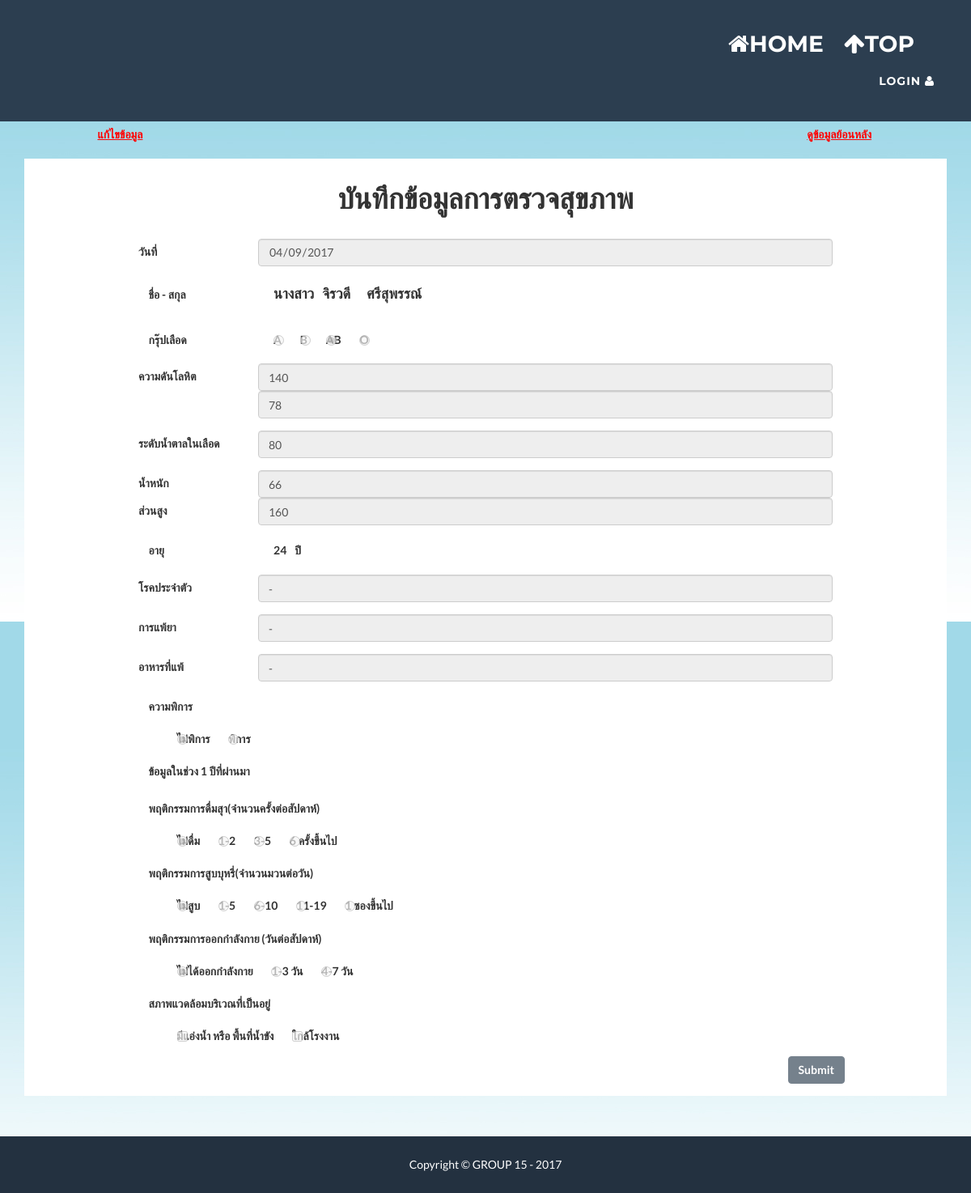
Screenshot of /adddata-old-case.php?id=1120911201921 with the database file from the repository.
### tables this page shows
CREATE TABLE `health_info` (
  `Hcid` varchar(13) NOT NULL,
  `Years` year(4) NOT NULL,
  `Date_of_Health` date NOT NULL,
  `Blood_group` char(2) NOT NULL,
  `BP_SYS` int(3) NOT NULL,
  `BP_DIA` int(3) NOT NULL,
  `FBS` int(3) NOT NULL,
  `Weight` double(5,0) NOT NULL,
  `Height` double(6,0) NOT NULL,
  `Chronic_Disease` varchar(150) NOT NULL,
  `Intolerance` varchar(150) NOT NULL,
  `Food_allergies` varchar(150) NOT NULL,
  `Disability` int(1) NOT NULL,
  `BOA` int(1) NOT NULL,
  `BOS` int(1) NOT NULL,
  `Exercise` int(1) NOT NULL,
  `Water_area` int(1) NOT NULL,
  `Near_factory` int(1) NOT NULL
);

CREATE TABLE `person` (
  `Citizen_ID` varchar(13) NOT NULL,
  `Title` varchar(7) NOT NULL,
  `Fname` varchar(50) NOT NULL,
  `Lname` varchar(50) NOT NULL,
  `Birth_date` date NOT NULL,
  `Tel` varchar(10) NOT NULL,
  `Education` int(5) NOT NULL,
  `Job` int(5) NOT NULL,
  `Salary` int(5) NOT NULL,
  `RWO` varchar(10) NOT NULL,
  `Hid` varchar(11) NOT NULL
);

### adddata-old-case.php (the view, shortened to what this page needs)
<?php include "head.php" ?>
<?php include "connection.php" ?>
<?php
    $id = $_GET['id'];
?>
<?php
    $sql = "SELECT * FROM health_info WHERE Hcid = '$id' ";
    $result = mysqli_query($con,$sql);
    while($row = mysqli_fetch_array($result)){
        $id = $row["Hcid"];
        $d = $row["Date_of_Health"];
        $w = $row["Weight"];
        $h = $row["Height"];
        $bg = $row["Blood_group"];
        $dis= $row["Disability"];
        $into = $row["Intolerance"];
        $food = $row["Food_allergies"];
        $sys = $row["BP_SYS"];
        $dia = $row["BP_DIA"];
        $fbs = $row["FBS"];
        $chr = $row["Chronic_Disease"];
        $bos = $row["BOS"];
        $boa = $row["BOA"];
        $ex = $row["Exercise"];
        $wa = $row["Water_area"];
        $nf = $row["Near_factory"];
    }
?>
<?php
        if(isset($_SESSION['PHP_SELF'])){
        $p = htmlspecialchars($_SESSION['PHP_SELF']);
    }else{
        $p = '';
    }
?>
<div>
<div class="row">
<div class="form-check form-group col" style="margin-left:10%">
    <label class="col-form-label"><?php echo "<a href='adddata-old-case-edit.php?id=$id' style='color: red'>"?><u>แก้ไขข้อมูล</u></a></label>
  </div>
  <div class="form-check form-group col" style="margin-right:10%" align="right">
    <label class="col-form-label"><?php echo "<a href='adddata-old-case-view.php?id=$id' style='color: red'>"?><u>ดูข้อมูลย้อนหลัง</u></a></label>
  </div>
</div>
    <div class="container" style="background:white" d>
      <div class="row">
        <div class="col-lg-12">
          <div style="width:100%" >
            <div align="center" style="padding-top:10px;padding-bottom:20px"><h1>บันทึกข้อมูลการตรวจสุขภาพ</h1></div>
            <form name="myForm" action="<?$p?>" method="post" onsubmit="return validateForm()">
              <div class="form-group row" style="margin-left:10%;margin-right:10%" id="lname_div">
            <label class="col-2 col-form-label">วันที่</label>
            <div class="col-10">
              <?php echo "<input disabled ='' class='form-control' type='date' class='form-control' id='date' placeholder='Date' maxlength='0' value='$d'>"?>
            </div>
            </div>
            <?php
                $sql = "SELECT Title,Fname,Lname, Year(CURRENT_DATE)-Year(Birth_date) AS Age FROM person WHERE Citizen_ID = '$id'";
                $result = mysqli_query($con,$sql);
                while($row = mysqli_fetch_array($result)){
                    $title = $row["Title"];
                    $fname = $row["Fname"];
                    $lname = $row["Lname"];
                    $age = $row["Age"];
                }
            ?>
              <div class="form-check form-group row" style="margin-left:10%">
                <label class="col-2 col-form-label">ชื่อ - สกุล</label>
                <label class="form-check-label">
                  <h4><label style="padding-right:10px">
                    <?php echo $title; ?>
                      </label><label style="padding-right:20px">
                      <?php
                         echo $fname;
                      ?>
                      </label><label>
                      <?php
                        echo $lname;
                      ?>
                      </label></h4>
                </label>
              </div>
              <div class="form-check form-group row" style="margin-left:10%">
                <label class="col-2 col-form-label">กรุ๊ปเลือด</label>
                <label class="form-check-label">
                  <input disabled="" class="form-check-input" type="radio" name="BloodGroup" id="inlineRadioA" value='$bg' <?php if($bg == 'A') echo "checked"; ?>>A
                </label>
                <label class="form-check-label" style="margin-left:2%">
                  <input disabled='' class='form-check-input' type='radio' name='BloodGroup' id='inlineRadioA' value='$bg' <?php if($bg == 'B') echo "checked"; ?>>B
                </label>
                <label class="form-check-label" style="margin-left:2%">
                  <input disabled='' class='form-check-input' type='radio' name='BloodGroup' id='inlineRadioA' value='$bg'<?php if($bg == 'AB') echo "checked"; ?>>AB
                </label>
                <label class="form-check-label" style="margin-left:2%">
                  <input disabled='' class='form-check-input' type='radio' name='BloodGroup' id='inlineRadioA' value='$bg' <?php if($bg == 'O') echo "checked";?>>O
                </label>
              </div>
              <div class="form-group row" style="margin-left:10%;margin-right:10%">
                <label class="col-2 col-form-label">ความดันโลหิต</label>
                <div class="col-10">
                  <?php echo "<input disabled='' class='form-control' type='number' id='SYS' name='SYS' placeholder='SYS' min='1' max='999' value='$sys'>" ?>
                  <?php echo "<input disabled='' class='form-control' type='number' id='DIA' name='DIA'  placeholder='DIA' min='1' max='999' value='$dia'>" ?>
                </div>
              </div>
              <div class="form-group row" style="margin-left:10%;margin-right:10%">
                  <label class="col-2 col-form-label">ระดับน้ำตาลในเลือด</label>
                <div class="col-10">
                  <?php echo "<input disabled='' class='form-control' type='number' id='FBS' name='FBS' placeholder='FBS' min='1' max='999' value='$fbs'>" ?>
                </div>
              </div>
              <div class="form-group row" style="margin-left:10%;margin-right:10%">
               <label class="col-2 col-form-label">น้ำหนัก</label>
               <div class="col-10">
                <?php echo "<input disabled='' class='form-control' type='number' id='weight' name='weight' placeholder='kilogram' min='1' max='999' value='$w'>" ?>
              </div>
              <label class="col-2 col-form-label">ส่วนสูง</label>
              <div class="col-10">
                <?php echo "<input disabled='' class='form-control' type='number' id='height' name='height' placeholder='meter' min='1' max='999' value='$h'>" ?>
              </div>
            </div>
            <div class="form-check form-group row" style="margin-left:10%">
              <label class="col-2 col-form-label">อายุ</label>
              <label class="form-check-label">
                <label style="padding-right:10px">
                   <?php
                        echo $age;
                    ?>
                  </label><label style="padding-right:20px">ปี</label>
              </label>
            </div>
                <div class="form-group row" style="margin-left:10%;margin-right:10%" id="chr_div">
              <label class="col-2 col-form-label">โรคประจำตัว</label>
              <div class="col-10">
                <?php echo"<input disabled='' class='form-control' type='text' id='chr' name='chr' placeholder='โรคประจำตัว' onkeyup='clean_not_char(this)' onkeydown='clean_not_char(this)' value = '$chr'>" ?>
              </div>
          </div>
          <div class="form-group row" style="margin-left:10%;margin-right:10%" id="into_div">
              <label class="col-2 col-form-label">การแพ้ยา</label>
              <div class="col-10">
                <?php echo "<input disabled='' class='form-control' type='text' id='into' name='into' placeholder='การแพ้ยา' onkeyup='clean_not_char(this)' onkeydown='clean_not_char(this)' value = '$into'>" ?>
              </div>
          </div>
          <div class="form-group row" style="margin-left:10%;margin-right:10%" id="food_div">
              <label class="col-2 col-form-label">อาหารที่แพ้</label>
              <div class="col-10">
                <?php echo "<input disabled='' class='form-control' type='text' id='food' name='food' placeholder='อาหารที่แพ้' onkeyup='clean_not_char(this)' onkeydown='clean_not_char(this)' value='$food'>" ?>
              </div>
          </div>
              <div class="form-check form-group row" style="margin-left:10%" >
            <label class="col-8 col-form-label">ความพิการ</label>
          </div>
          <div class="form-check form-group row" style="margin-left:10%" >
            <label class="form-check-label"  style="margin-left:5%">
              <input disabled='' class='form-check-input' type='radio' name='disa' id='disa0' value='$dis' <?php if($dis == 0) echo "checked"?>>ไม่พิการ
            </label>
            <label class="form-check-label" style="margin-left:2%">
              <input disabled='' class='form-check-input' type='radio' name='disa' id='disa1' value='$dis' <?php if($dis == 1) echo "checked"?>>พิการ
            </label>
          </div>
            <div class="form-check form-group row" style="margin-left:10%">
              <label class="col-8 col-form-label">ข้อมูลในช่วง 1 ปีที่ผ่านมา</label>
            </div>
            <div class="form-check form-group row" style="margin-left:10%">
              <label class="col-8 col-form-label">พฤติกรรมการดื่มสุา(จำนวนครั้งต่อสัปดาห์)</label>
            </div>
            <div class="form-check form-group row" style="margin-left:10%">
              <label class="form-check-label" style="margin-left:5%">
                <input disabled='' class='form-check-input' type='radio' name='Drink' id='drink0' value='$boa' <?php if($boa == 0) echo "checked"?>> ไม่ดื่ม
              </label>
              <label class="form-check-label" style="margin-left:2%">
                <input disabled='' class='form-check-input' type='radio' name='Drink' id='drink1' value='$boa' <?php if($boa == 1) echo "checked"?>> 1-2
              </label>
              <label class="form-check-label" style="margin-left:2%">
                <input disabled='' class='form-check-input' type='radio' name='Drink' id='drink2' value='$boa' <?php if($boa == 2) echo "checked"?>> 3-5
              </label>
              <label class="form-check-label" style="margin-left:2%">
                <input disabled='' class='form-check-input' type='radio' name='Drink' id='drink3' value='$boa' <?php if($boa == 3) echo "checked"?>> 6 ครั้งขึ้นไป
              </label>
            </div>
            <div class="form-check form-group row" style="margin-left:10%">
              <label class="col-8 col-form-label">พฤติกรรมการสูบบุหรี่(จำนวนมวนต่อวัน)</label>
            </div>
            <div class="form-check form-group row" style="margin-left:10%">
              <label class="form-check-label"  style="margin-left:5%">
                <input disabled='' class='form-check-input' type='radio' name='Smoke' id='Smoke0' value='$bos' <?php if($bos == 0) echo "checked"?>> ไม่สูบ
              </label>
              <label class="form-check-label" style="margin-left:2%">
                <input disabled='' class='form-check-input' type='radio' name='Smoke' id='Smoke1' value='$bos' <?php if($bos == 1) echo "checked"?>> 1-5
              </label>
              <label class="form-check-label" style="margin-left:2%">
                <input disabled='' class='form-check-input' type='radio' name='Smoke' id='Smoke2' value='$bos' <?php if($bos == 2) echo "checked"?>> 6-10
              </label>
              <label class="form-check-label" style="margin-left:2%">
                <input disabled='' class='form-check-input' type='radio' name='Smoke' id='Smoke3' value='$bos' <?php if($bos == 3) echo "checked"?>> 11-19
              </label>
              <label class="form-check-label" style="margin-left:2%">
                <input disabled='' class='form-check-input' type='radio' name='Smoke' id='Smoke4' value='$bos'<?php if($bos == 4) echo "checked"?>> 1 ซองขึ้นไป
              </label>
            </div>
            <div class="form-check form-group row" style="margin-left:10%">
              <label class="col-8 col-form-label">พฤติกรรมการออกกำลังกาย (วันต่อสัปดาห์)</label>
            </div>
            <div class="form-check form-group row" style="margin-left:10%">
              <label class="form-check-label"  style="margin-left:5%">
                <input disabled='' class='form-check-input' type='radio' name='exercise' id='exercise0' value='$ex' <?php if($ex == 0) echo "checked" ?>>ไม่ได้ออกกำลังกาย
              </label>
              <label class="form-check-label" style="margin-left:2%">
                <input disabled='' class='form-check-input' type='radio' name='exercise' id='exercise1' value='$ex' <?php if($ex == 1) echo "checked"?>>1-3 วัน
              </label>
              <label class="form-check-label" style="margin-left:2%">
                <input disabled='' class='form-check-input' type='radio' name='exercise' id='exercise2' value='$ex' <?php if($ex == 2) echo "checked"?>>4-7 วัน
              </label>
            </div>
            <div class="form-check form-group row" style="margin-left:10%">
              <label class="col-8 col-form-label">สภาพแวดล้อมบริเวณที่เป็นอยู่</label>
            </div>
            <div class="form-check form-group row" style="margin-left:10%">
              <label class="form-check-label"  style="margin-left:5%">
                <input disabled='' class='form-check-input' type='checkbox' id='homearea1' name='homeArea1' value='$wa' <?php if($wa == 1) echo "checked"?> aria-label='...'>มีแอ่งน้ำ หรือ พื้นที่น้ำขัง
              </label>
              <label class="form-check-label" style="margin-left:2%">
                <input disabled='' class='form-check-input' type='checkbox' id='homearea2' name='homeArea2' value='$nf' <?php if($nf == 1) echo "checked"?> aria-label='...'>ใกล้โรงงาน
              </label>
            </div>
            <div class="form-check form-group row" style="margin-left:10%;margin-right:10%" align="right">
              <button type="submit" name = "send" class="btn btn-primary" disabled="">Submit</button>
            </div>
          </form>
        </div>
      </div>
    </div>
  </div>
</div>
<?php include "foot.php" ?>

### rows the page displays
health_info: Date_of_Health "04/09/2017", Blood_group "☐ A", Blood_group "☐ B", Blood_group "☑ AB", Blood_group "☐ O", SYS "140", DIA "78", FBS "80", weight "66", height "160", chr "-", into "-", food "-", Disability "☑ ไม่พิการ", Disability "☐ พิการ", BOA "☑ ไม่ดื่ม", BOA "☐ 1-2", BOA "☐ 3-5", BOA "☐ 6 ครั้งขึ้นไป", BOS "☑ ไม่สูบ", BOS "☐ 1-5", BOS "☐ 6-10", BOS "☐ 11-19", BOS "☐ 1 ซองขึ้นไป", Exercise "☑ ไม่ได้ออกกำลังกาย", Exercise "☐ 1-3 วัน", Exercise "☐ 4-7 วัน"
person: Title "นางสาว", Fname "จิรวดี", Lname "ศรีสุพรรณ์"

### other values shown
$age "24"
